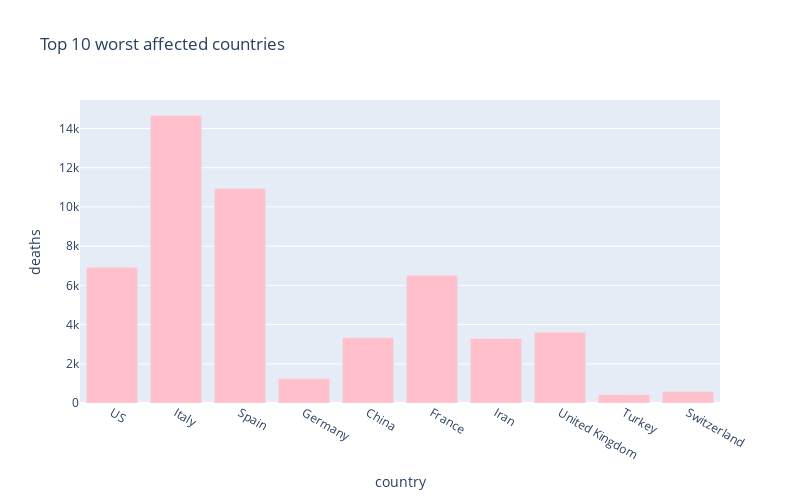

Write notebook code for a chart like this one.
### Code cell
px.bar(
    sorted_country_df.head(10),
    x = "country",
    y = "deaths",
    title= "Top 10 worst affected countries", # the axis names
    color_discrete_sequence=["pink"], 
    height=500,
    width=800
)

### Figure 1 — Plotly figure (JSON) as saved in the notebook; plotly's stock layout.template omitted (floating-point values rounded to 4 significant figures)
{"data": [{"alignmentgroup": "True", "hoverlabel": {"namelength": 0}, "hovertemplate": "country=%{x}<br>deaths=%{y}", "legendgroup": "", "marker": {"color": "pink"}, "name": "", "offsetgroup": "", "orientation": "v", "showlegend": false, "textposition": "auto", "type": "bar", "x": ["US", "Italy", "Spain", "Germany", "China", "France", "Iran", "United Kingdom", "Turkey", "Switzerland"], "xaxis": "x", "y": [6921, 14681, 10935, 1234, 3326, 6520, 3294, 3611, 425, 591], "yaxis": "y"}], "layout": {"barmode": "relative", "height": 500, "legend": {"tracegroupgap": 0}, "title": {"text": "Top 10 worst affected countries"}, "width": 800, "xaxis": {"anchor": "y", "domain": [0, 1], "title": {"text": "country"}}, "yaxis": {"anchor": "x", "domain": [0, 1], "title": {"text": "deaths"}}}}
